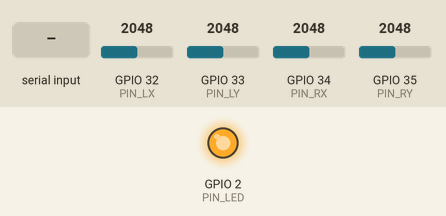
Recording of a program running on a simulated ESP32. Parts: output pins drawn as LEDs (lit = HIGH). Inputs (shaded band) come from the test bench; at power-on: GPIO 32 (PIN_LX) = 2048, GPIO 33 (PIN_LY) = 2048, GPIO 34 (PIN_RX) = 2048, GPIO 35 (PIN_RY) = 2048 (analog values on the 0–4095 scale). EEPROM starts erased; USB keyboard and mouse output is not drawn; what the program prints to the serial monitor is not drawn.

Above: at 1.2 s.
1.3 s: "c" received over Serial
Timing chart, 0 to 4.3 s (numbered marks = the images above; inputs shaded):
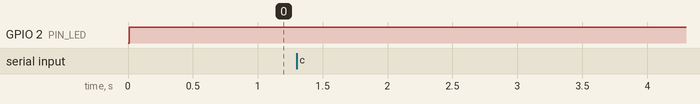

Measured:
- after the input at 1.3 s, every drawn part: stays the same

The program:

main.cpp
```cpp
#include <Arduino.h>
#include <BleGamepad.h>
#include <Preferences.h>
#include <math.h>

// ---------------------------------------------------------------------------
// Drone Controller - v1 BLE gamepad
//
// ESP32 reads two joysticks (4 analog axes) and presents as a standard
// Bluetooth LE gamepad (HID). No drone link yet (ESP-NOW is a later phase).
//
// Pin assignments (all ADC1; GPIO34/35 are input-only):
//   Left stick:  X = GPIO32, Y = GPIO33
//   Right stick: X = GPIO34, Y = GPIO35
//
// HARDWARE RULE: joystick VCC must be 3.3V. The ADC max is 3.3V; 5V on
// these pins damages them.
// ---------------------------------------------------------------------------

static const uint8_t PIN_LX = 32;
static const uint8_t PIN_LY = 33;
static const uint8_t PIN_RX = 34;
static const uint8_t PIN_RY = 35;
static const uint8_t PIN_LED = 2;  // onboard LED

static const int     ADC_MAX    = 4095;          // 12-bit
static const int16_t AXIS_MIN   = 0;             // BleGamepad default range (v5+)
static const int16_t AXIS_MAX   = 32767;
static const int16_t AXIS_MID   = (AXIS_MIN + AXIS_MAX) / 2;
static const float   DEADZONE   = 0.05f;        // 5% around center
static const unsigned long REPORT_MS = 20;        // ~50 Hz

// First-boot center calibration, persisted in NVS. Sticks are read relative
// to these centers so physical offset does not bias the output.
struct Cal {
  int lx, ly, rx, ry;
};
static Cal center = { ADC_MAX / 2, ADC_MAX / 2, ADC_MAX / 2, ADC_MAX / 2 };

// Presents as "Drone Controller" over BLE.
BleGamepad bleGamepad("Drone Controller", "Arya", 100);

static int readAxis(uint8_t pin) {
  return analogRead(pin);
}

// Map a raw ADC reading to the axis range around the stored center, with a
// deadzone so stick jitter at rest reports exactly mid-scale.
static int16_t toAxis(int raw, int ctr) {
  float v = (float)(raw - ctr) / (float)(ADC_MAX / 2);  // -1.0 .. 1.0
  if (fabsf(v) < DEADZONE) {
    v = 0.0f;
  } else {
    float sign = (v > 0.0f) ? 1.0f : -1.0f;
    v = sign * (fabsf(v) - DEADZONE) / (1.0f - DEADZONE);
  }
  v = constrain(v, -1.0f, 1.0f);
  return (int16_t)(AXIS_MID + v * (float)AXIS_MID);
}

static void loadCalibration() {
  Preferences prefs;
  prefs.begin("ctrlcal", true);  // read-only
  if (prefs.isKey("lx")) {
    center.lx = prefs.getInt("lx", ADC_MAX / 2);
    center.ly = prefs.getInt("ly", ADC_MAX / 2);
    center.rx = prefs.getInt("rx", ADC_MAX / 2);
    center.ry = prefs.getInt("ry", ADC_MAX / 2);
    Serial.println("Calibration loaded from NVS");
  } else {
    Serial.println("No calibration in NVS; using midpoints (send 'c' to calibrate)");
  }
  prefs.end();
}

static void captureCalibration() {
  Preferences prefs;
  prefs.begin("ctrlcal", false);
  center.lx = readAxis(PIN_LX);
  center.ly = readAxis(PIN_LY);
  center.rx = readAxis(PIN_RX);
  center.ry = readAxis(PIN_RY);
  prefs.putInt("lx", center.lx);
  prefs.putInt("ly", center.ly);
  prefs.putInt("rx", center.rx);
  prefs.putInt("ry", center.ry);
  prefs.end();
  Serial.printf("Calibration captured: LX=%d LY=%d RX=%d RY=%d\n",
                center.lx, center.ly, center.rx, center.ry);
}

void setup() {
  Serial.begin(115200);
  pinMode(PIN_LED, OUTPUT);

  analogReadResolution(12);
  analogSetAttenuation(ADC_11db);  // 0..3.3V -> 0..4095

  // Full 6 axes (X,Y,Z,Rx,Ry,Rz) — matches the HID descriptor macOS cached
  // on the first pairing, so the right stick (Rx=a[4], Ry=a[5]) reaches the
  // browser unshifted.  If you change the axis count, remove & re-pair
  // "Drone Controller" in Bluetooth settings or the right stick goes dead.
  BleGamepadConfiguration* config = new BleGamepadConfiguration();
  config->setButtonCount(0);
  config->setHatSwitchCount(0);
  config->setWhichSpecialButtons(false, false, false, false, false, false, false, false);
  config->setWhichAxes(true, true, true, true, true, true, false, false);
  config->setAxesMin(AXIS_MIN);
  config->setAxesMax(AXIS_MAX);
  config->setAutoReport(false);  // we send at a fixed ~50 Hz
  bleGamepad.begin(config);

  loadCalibration();
  Serial.println("Drone Controller started; advertising as 'Drone Controller'");
  Serial.println("  send 'c' over serial to recapture stick centers");
}

void loop() {
  unsigned long now = millis();

  // LED: blink while advertising, solid when a host is connected.
  if (bleGamepad.isConnected()) {
    digitalWrite(PIN_LED, HIGH);
  } else {
    digitalWrite(PIN_LED, (now % 1000) < 200 ? HIGH : LOW);
  }

  // Runtime recalibration: hold sticks at rest, send 'c' in the serial monitor.
  if (Serial.available() && Serial.read() == 'c') {
    captureCalibration();
  }

  static unsigned long last = 0;
  if (bleGamepad.isConnected() && (now - last >= REPORT_MS)) {
    last = now;
    int16_t lx = toAxis(readAxis(PIN_LX), center.lx);
    int16_t ly = toAxis(readAxis(PIN_LY), center.ly);
    int16_t rx = toAxis(readAxis(PIN_RX), center.rx);
    int16_t ry = toAxis(readAxis(PIN_RY), center.ry);
    // Windows mapping: left stick = x,y ; right stick = z,rz
    bleGamepad.setLeftThumb(lx, ly);
    bleGamepad.setRightThumb(rx, ry);
    bleGamepad.sendReport();
  }

  delay(1);
}
```
